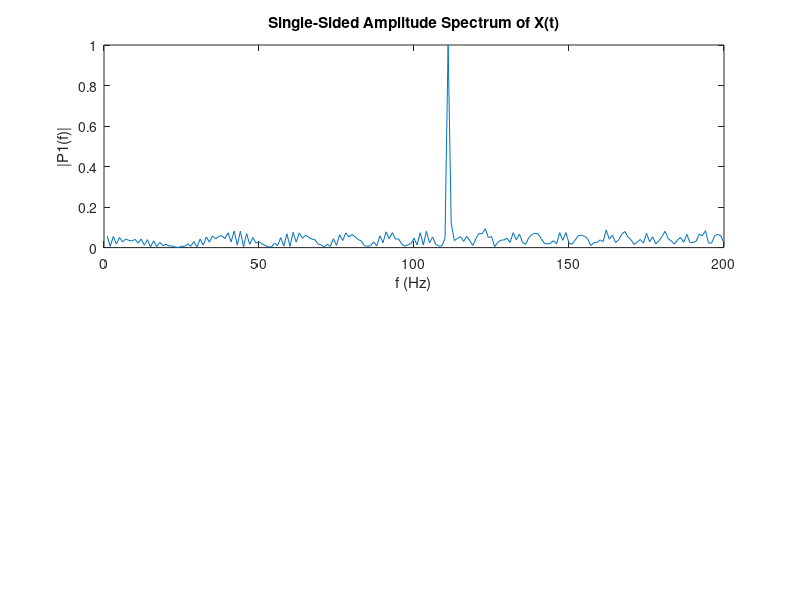
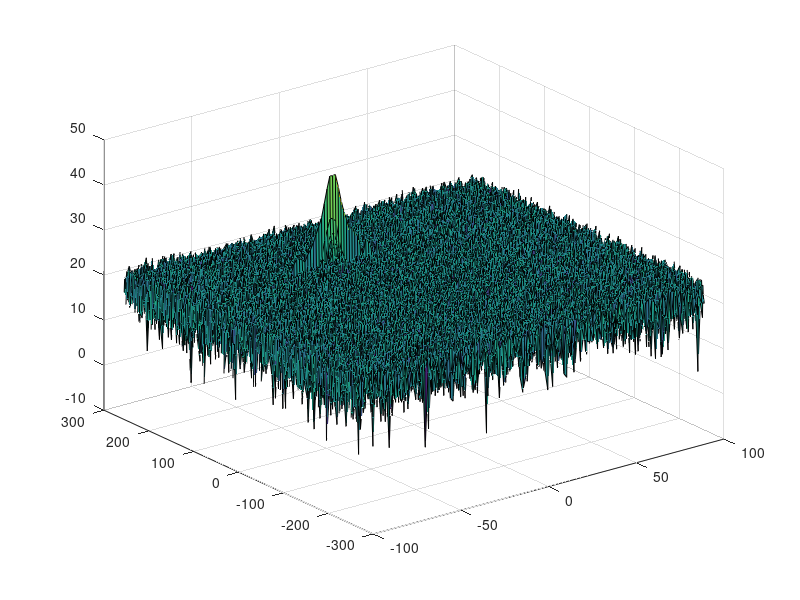

These charts were generated, in order, by the following MATLAB code: (Note: this script raises an error after producing the figures.)
clear all
clc;

%% Radar Specifications 
%%%%%%%%%%%%%%%%%%%%%%%%%%%
% Frequency of operation = 77GHz
% Max Range = 200m
% Range Resolution = 1 m
% Max Velocity = 100 m/s
%%%%%%%%%%%%%%%%%%%%%%%%%%%

%speed of light = 3e8
%% User Defined Range and Velocity of target
% *%TODO* :
% define the target's initial position and velocity. Note : Velocity
% remains contant
 
R = 110; %initial distance of the target
v = -20; %speed of the target

%% FMCW Waveform Generation

% *%TODO* :
%Design the FMCW waveform by giving the specs of each of its parameters.
% Calculate the Bandwidth (B), Chirp Time (Tchirp) and Slope (slope) of the FMCW
% chirp using the requirements above.

%Given information
Range_res = 1; %(m)
Max_range = 200; %(m)
c = 3e8; %(m/s)

%Bandwidth calculation
B = c / (2 * Range_res);

%Chirp Time Calculation
Tchirp = 5.5 * (2 * Max_range) / c;

%Signal slope calculation
slope = B / Tchirp;

%Operating carrier frequency of Radar 
fc= 77e9;             %carrier freq

                                                          
%The number of chirps in one sequence. Its ideal to have 2^ value for the ease of running the FFT
%for Doppler Estimation. 
Nd=128;                   % #of doppler cells OR #of sent periods % number of chirps

%The number of samples on each chirp. 
Nr=1024;                  %for length of time OR # of range cells

% Timestamp for running the displacement scenario for every sample on each
% chirp
t=linspace(0,Nd*Tchirp,Nr*Nd); %total time for samples


%Creating the vectors for Tx, Rx and Mix based on the total samples input.
Tx=zeros(1,length(t)); %transmitted signal
Rx=zeros(1,length(t)); %received signal
Mix = zeros(1,length(t)); %beat signal

%Similar vectors for range_covered and time delay.
r_t=zeros(1,length(t));
td=zeros(1,length(t));


%% Signal generation and Moving Target simulation
% Running the radar scenario over the time. 

for i=1:length(t)         
    
    
    % *%TODO* :
    %For each time stamp update the Range of the Target for constant velocity. 
    
    r_t(i) = R + v * t(i);
    
    td(i) = 2 * r_t(i) / c;
    
    % *%TODO* :
    %For each time sample we need update the transmitted and
    %received signal. 
    Tx(i) = cos(2*pi*(fc*t(i) + slope*t(i)*t(i)* 0.5));
    Rx(i) = cos(2*pi*(fc*(t(i)-td(i)) + slope*((t(i)-td(i))^2) * 0.5));
    
    % *%TODO* :
    %Now by mixing the Transmit and Receive generate the beat signal
    %This is done by element wise matrix multiplication of Transmit and
    %Receiver Signal
    %Mix(i) = cos(2*pi*(2*slope*r_t(i)*t(i)/c + 2*fc*v*t(i)/c));
    Mix(i) = Tx(i) .* Rx(i);
    
end

%% RANGE MEASUREMENT


 % *%TODO* :
%reshape the vector into Nr*Nd array. Nr and Nd here would also define the size of
%Range and Doppler FFT respectively.
X = reshape(Mix, [Nr,Nd]);

 % *%TODO* :
%run the FFT on the beat signal along the range bins dimension (Nr) and
%normalize.
Y = fft(X, Nr);

 % *%TODO* :
% Take the absolute value of FFT output
P2 = abs(Y);
P2 = P2./ max(P2);

 % *%TODO* :
% Output of FFT is double sided signal, but we are interested in only one side of the spectrum.
% Hence we throw out half of the samples.
P1 = P2(1:Nr/2+1);

%plotting the range
figure ('Name','Range from First FFT')
subplot(2,1,1)

 % *%TODO* :
 % plot FFT output
plot(P1); 
title('Single-Sided Amplitude Spectrum of X(t)')
xlabel('f (Hz)')
ylabel('|P1(f)|')

axis ([0 200 0 1]);

%% RANGE DOPPLER RESPONSE
% The 2D FFT implementation is already provided here. This will run a 2DFFT
% on the mixed signal (beat signal) output and generate a range doppler
% map.You will implement CFAR on the generated RDM


% Range Doppler Map Generation.

% The output of the 2D FFT is an image that has reponse in the range and
% doppler FFT bins. So, it is important to convert the axis from bin sizes
% to range and doppler based on their Max values.

Mix=reshape(Mix,[Nr,Nd]);

% 2D FFT using the FFT size for both dimensions.
sig_fft2 = fft2(Mix,Nr,Nd);

% Taking just one side of signal from Range dimension.
sig_fft2 = sig_fft2(1:Nr/2,1:Nd);
sig_fft2 = fftshift (sig_fft2);
RDM = abs(sig_fft2);
RDM = 10*log10(RDM) ;

%use the surf function to plot the output of 2DFFT and to show axis in both
%dimensions
doppler_axis = linspace(-100,100,Nd);
range_axis = linspace(-200,200,Nr/2)*((Nr/2)/400);
figure,surf(doppler_axis,range_axis,RDM);

%% CFAR implementation

%Slide Window through the complete Range Doppler Map

% *%TODO* :
%Select the number of Training Cells in both the dimensions.
T = [16 16];

% *%TODO* :
%Select the number of Guard Cells in both dimensions around the Cell under 
%test (CUT) for accurate estimation
G = [4 4];

% *%TODO* :
% offset the threshold by SNR value in dB
offset = 0.5;

% *%TODO* :
%Create a vector to store noise_level for each iteration on training cells
noise_level = zeros(1,1);


% *%TODO* :
%design a loop such that it slides the CUT across range doppler map by
%giving margins at the edges for Training and Guard Cells.
%For every iteration sum the signal level within all the training
%cells. To sum convert the value from logarithmic to linear using db2pow
%function. Average the summed values for all of the training
%cells used. After averaging convert it back to logarithimic using pow2db.
%Further add the offset to it to determine the threshold. Next, compare the
%signal under CUT with this threshold. If the CUT level > threshold assign
%it a value of 1, else equate it to 0.


   % Use RDM[x,y] as the matrix from the output of 2D FFT for implementing
   % CFAR

RDM = RDM / max(RDM,[],'all');
RDM_pow = db2pow(RDM);

for i = 1: (Nr/2-2*T(1)-2*G(1))
    for j = 1: (Nd-2*T(2)-2*G(2))
        
        noise_level_sum = sum(RDM_pow(i:(i+2*T(1)+2*G(1)),j:(j+2*T(2)+2*G(2))),'all')...
            - sum(RDM_pow((i+T(1)):(i+T(1)+2*G(1)),(j+T(2)):(j+T(2)+2*G(2))),'all');

        number_of_training_cells = ((2*T(1)+2*G(1)+1)*(2*T(2)+2*G(2)+1))-((2*G(1)+1)*(2*G(2)+1));
        average_noise_level = noise_level_sum/ number_of_training_cells;
        noise_level = pow2db(average_noise_level);
        threshold = noise_level + offset;
        
        signal = RDM((i+T+G),(j+T+G));
        if signal < threshold
            RDM((i+T+G),(j+T+G)) = 0;
        else
            RDM((i+T+G),(j+T+G)) = 1;
        end
        
    end
    
end

% *%TODO* :
% The process above will generate a thresholded block, which is smaller 
%than the Range Doppler Map as the CUT cannot be located at the edges of
%matrix. Hence,few cells will not be thresholded. To keep the map size same
% set those values to 0.
RDM(RDM~= 0 & RDM~= 1) = 0;


% *%TODO* :
%display the CFAR output using the Surf function like we did for Range
%Doppler Response output.
figure,surf(doppler_axis,range_axis,RDM);
colorbar;
 
 